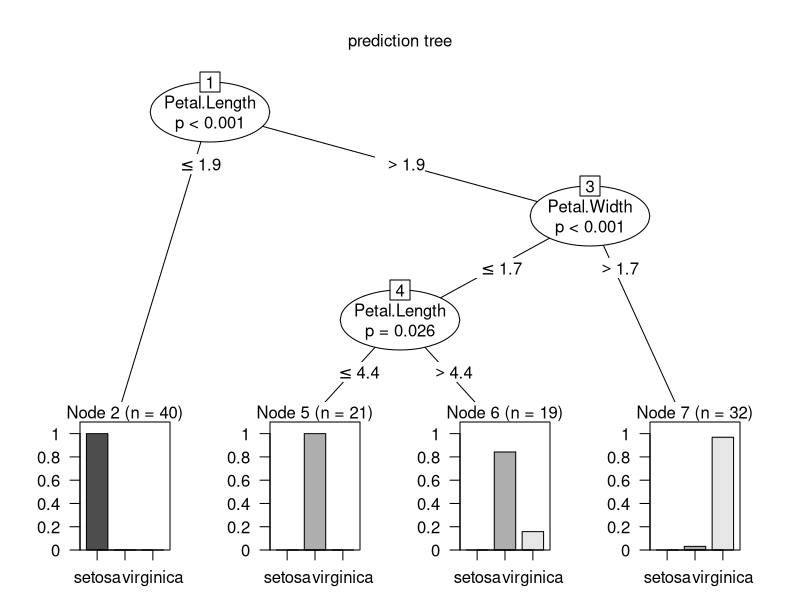
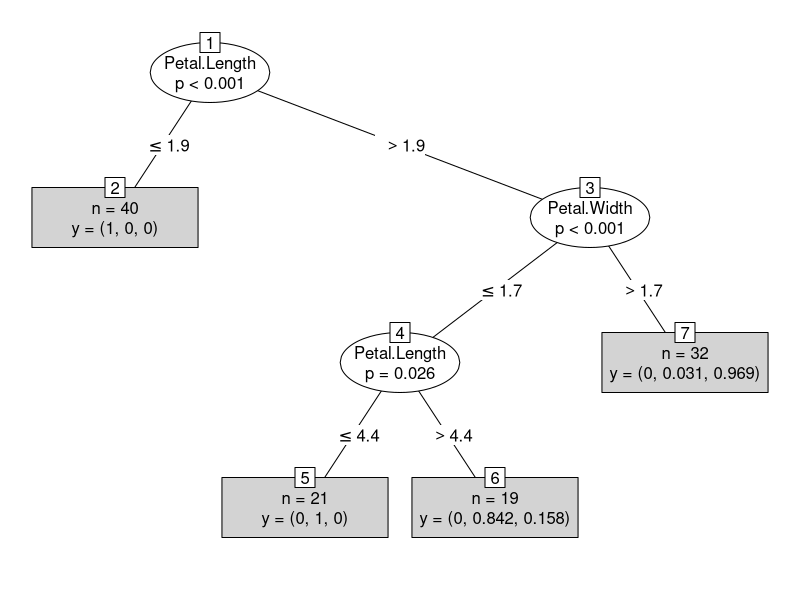
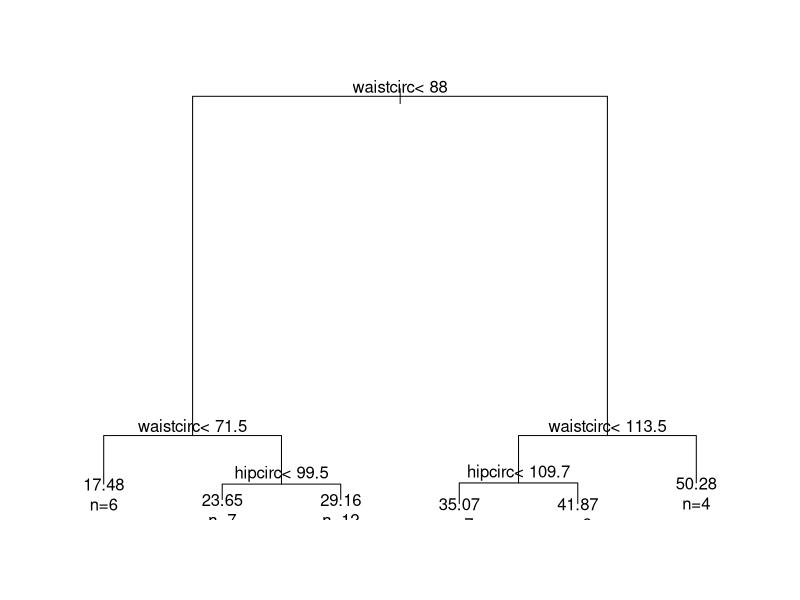
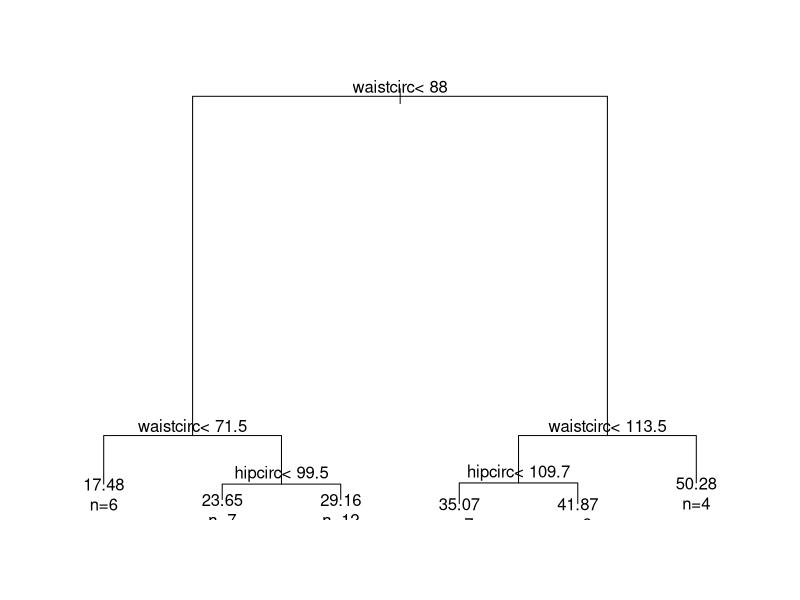
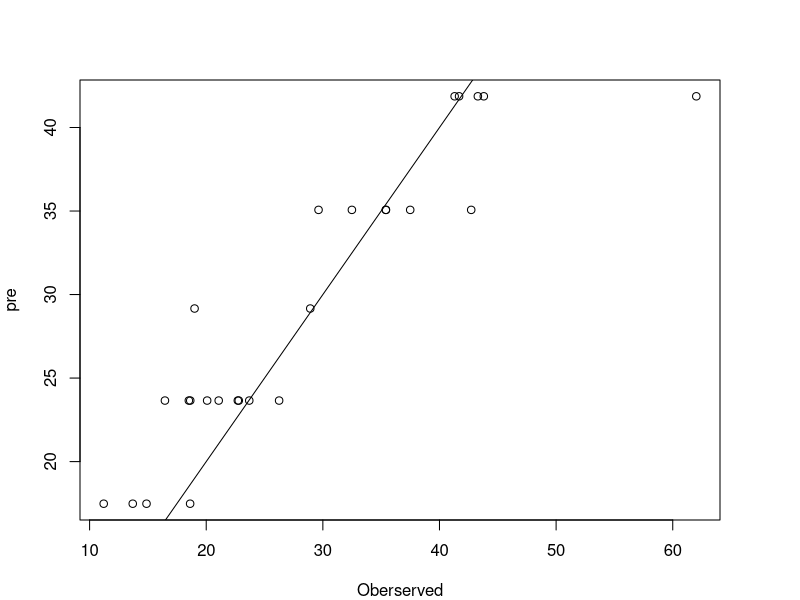

Generate these figures, in order, with R:
#一、使用part包构建决策树
#我们将在iris数据集上演示使用party包构建决策树的方法，在iris数据集中，茎叶的长宽都能来预测花的种类
#我们将使用party包中的ctree()用来建立决策树，用predict()来预测新的数据


#---设置学习集和测试集
str(iris)

set.seed(1234)
ind<-sample(c(1:2),nrow(iris),replace = T,prob = c(0.7,0.3))

#这里解释set.seed的含义，在产生一个随机样本之前设置set.seed(n) n代表标号，下次再调用set.seed(n)的时候，随机样本
#产生函数会生成一样的结果，以方便结果的重现，比如我们执行以下代码，会发现ind2==ind
#set.seed(1234)
#ind2<-sample(2,nrow(iris),replace = TRUE,prob = c(0.7,0.3))

#sample函数 即产生随机样本，用法为sample(x,size,replace,prob) x代表从哪些集合中抽取随机数，size代表抽取几个随机数

trainData<-iris[ind==1,]
testData<-iris[ind==2,]

#---使用party包中的ctree()函数来产生决策树

#先定义公式，Species作为因变量，其余作为自变量
myFormula<-Species~Sepal.Length+Sepal.Width+Petal.Length+Petal.Width
install.packages("party")
library(party)
irisTree<-ctree(myFormula,data=trainData)

table(predict(irisTree),trainData$Species)

plot(irisTree,main = "prediction tree")
plot(irisTree,type="simple")
#在简化版的决策树图中，n代表在该节点中的实例个数，y代表各个种类分布情况，比如第二个节点中有35个实例，且都属于第一类


#使用构建好的决策树进行预测
testPre<-predict(irisTree,testData)

#检验预测结果，发现只有两个是False，即50个测试集预测错了2个
testData$Species==testPre


#二、使用rpart包构建决策树
#我们将用rpart包中的rpart函数进行构建决策树，然后同样用predict函数进行预测

install.packages("mboost")
data("bodyfat",package = "TH.data")
str(bodyfat)
attributes(bodyfat)
dim(bodyfat)

library(rpart)
set.seed(12345)
ind2<-sample(2,nrow(bodyfat),replace=T,prob = c(0.7,0.3))#sample里的2即代表c(1:2)的意思

trainData2<-bodyfat[ind2==1,]
testData2<-bodyfat[ind2==2,]

myFormula2<-DEXfat~age+waistcirc+hipcirc+elbowbreadth+kneebreadth

bodyfatTree<-rpart(myFormula2,data=trainData2,control = rpart.control(minsplit = 10))

print(bodyfatTree)

attributes(bodyfatTree)
par(mar = c(4,4,4,4)) #设置画图区域的离四周边界的距离
plot(bodyfatTree)
text(bodyfatTree,use.n = T) #添加节点文字信息

print(bodyfatTree$cptable)

#选择具有最小误差的决策树，通过决策树对象的cptable中的xerror属性最小来选择。
opt<-which.min(bodyfatTree$cptable[,"xerror"]) 

#取出所选对象的cp的值
cp<-bodyfatTree$cptable[opt,"CP"]

#决策树的剪枝
bodyfat_prune<-prune(bodyfatTree,cp=cp)  #通过cp值选择决策树，最终的决策树对象赋值给bodyfat_prune
print(bodyfat_prune)
plot(bodyfat_prune)
text(bodyfat_prune,use.n = T)

bodyfat.pre<-predict(bodyfat_prune,newdata = testData2)
xlim<-range(bodyfat$DEXfat)#设置x轴方位
plot(bodyfat.pre~DEXfat,data=testData2,xlab="Oberserved",ylab="pre")
abline(a=0,b=1)



#补充知识：
# 1、CP参数定义
# 
# cp: complexity parameter复杂性参数，用来修剪树的.
# 
# 当决策树复杂度超过一定程度后，随着复杂度的提高，测试集的分类精确度反而会降低。因此，建立的决策树不宜太复杂，
# 需进行剪枝。该剪枝算法依赖于复杂性参数cp,cp随树复杂度的增加而减小，当增加一个节点引起的分类精确度变化量小于树
# 复杂度变化的cp倍时，则须剪去该节点。故建立一棵既能精确分类，又不过度适合的决策树的关键是求解一个合适的cp值
# 。一般选择错判率最小值对应的cp值来修树.

# 2、CP选择问题。
# 
# 建立树模型要权衡两方面问题，一个是要拟合得使分组后的变异较小，另一个是要防止过度拟合，而使模型的误差过大，
# 前者的参数是CP，后者的参数是Xerror。所以要在Xerror最小的情况下，也使CP尽量小。


# 3、关于abilne()
# 函数lines()其作用是在已有图上加线，命令为lines(x,y),其功能相当于plot(x,y,type="1")
# 函数abline()可以在图上加直线，其使用方法有四种格式。
# （1）abline(a,b)
# 表示画一条y=a+bx的直线
# （2）abline(h=y)
# 表示画出一条过所有点得水平直线
# （3）abline(v=x)
# 表示画出一条过所有点的竖直直线
# （4）abline(lm.obj)
# 表示绘出线性模型得到的线性方程
